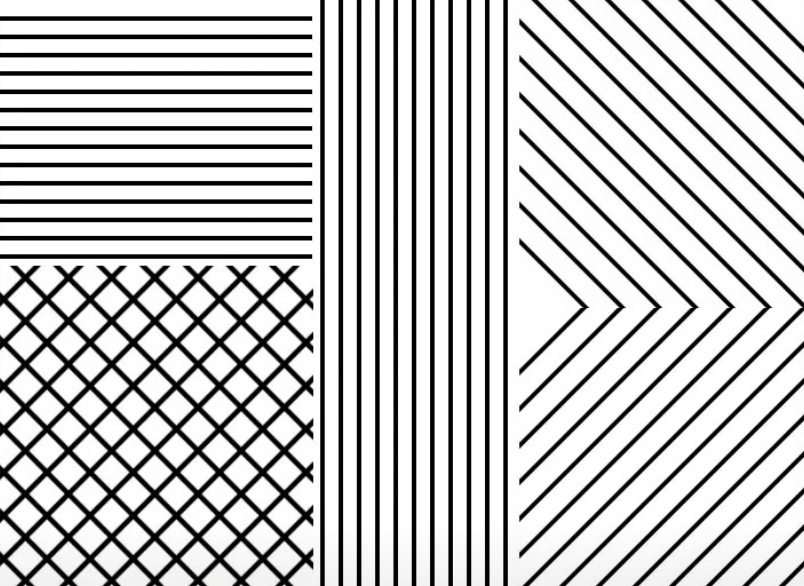
#> input picture v1/artificial_patterns.png, 804 x 586 px, found by its file name
$ jupyter execute v1_model.ipynb   (older library calls are emulated)
#> lines starting #> are read from the running program, lines starting #| are printed output that depends on the picture; long printed decimals are rounded
[cell 1]
#!/usr/bin/env python
##############################################
# Gabor filter, multiple filters in one. Generate fiter bank.
# ref: https://www.youtube.com/watch?v=QEz4bG9P3Qs
"""
ksize Size of the filter returned.
sigma Standard deviation of the gaussian envelope.
theta Orientation of the normal to the parallel stripes of a Gabor function.
lambda Wavelength of the sinusoidal factor.
gamma Spatial aspect ratio.
psi Phase offset.
ktype Type of filter coefficients. It can be CV_32F or CV_64F.
indicates the type and range of values that each pixel in the Gabor kernel can hold.
Basically float32 or float64
"""

import numpy as np
import cv2
import matplotlib.pyplot as plt

[cell 2]
# img = cv2.imread('/src/v1/synthetic.jpg', cv2.IMREAD_GRAYSCALE)
img = cv2.imread('/src/v1/artificial_patterns.png', cv2.IMREAD_GRAYSCALE)
#> img: shape (586, 804); min 0, max 255, mean 195.9
def image_resize(image, width = None, height = None, inter = cv2.INTER_AREA):
    # initialize the dimensions of the image to be resized and
    # grab the image size
#> called with height = 128, inter = 3
    dim = None
    (h, w) = image.shape[:2]
#> h = 586; w = 804

    # if both the width and height are None, then return the
    # original image
    if width is None and height is None:
        return image

    # check to see if the width is None
    if width is None:
        # calculate the ratio of the height and construct the
        # dimensions
        r = height / float(h)
#> r = 0.218
        dim = (int(w * r), height)
#> dim = (175, 128)

    # otherwise, the height is None
    else:
        # calculate the ratio of the width and construct the
        # dimensions
        r = width / float(w)
        dim = (width, int(h * r))

    # resize the image
    resized = cv2.resize(image, dim, interpolation = inter)
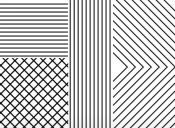
#> resized: shape (128, 175); min 1, max 255, mean 195.9

    # return the resized image
    return resized
img = image_resize(img, height = 128)  # Resize image
img = img[:,23:151]
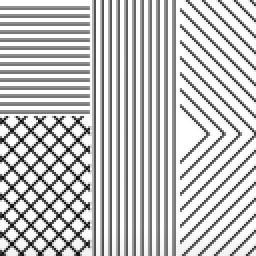
#> img: shape (128, 128) (shown 2 times larger); min 2, max 255, mean 195.3
print(img.shape)
#| (128, 128)
ksize = min(img.shape)
#> ksize = 128
plt.imshow(img)

[cell 3]
ksize = 128  # Use size that makes sense to the image and fetaure size. Large may not be good.
# On the synthetic image it is clear how ksize affects imgae (try 5 and 50)
sigma = 10  # Large sigma on small features will fully miss the features.
theta = 1 * np.pi / 4  # /4 shows horizontal 3/4 shows other horizontal. Try other contributions
lamda = 1 * np.pi / 4  # 1/4 works best for angled.
gamma = 1  # Value of 1 defines spherical. Calue close to 0 has high aspect ratio
# Value of 1, spherical may not be ideal as it picks up features from other regions.
phi = 0  # Phase offset. I leave it to 0.

kernel = cv2.getGaborKernel((ksize, ksize), sigma, theta, lamda, gamma, phi, ktype=cv2.CV_32F)

plt.imshow(kernel)
# if were to save the  filter
# cv2.imwrite('filter_cv.jpg', cv2.convertScaleAbs(kernel, alpha=(255.0)))

[cell 4]
ksize = 128  # Use size that makes sense to the image and fetaure size. Large may not be good.
sigma = range(1,41, 5)  # Large sigma on small features will fully miss the features.
theta = [i * np.pi / 4 for i in range(1,5)]  # /4 shows horizontal 3/4 shows other horizontal. Try other contributions
lamda_coeff = [0.1, 0.5, 0.8, 1, 5, 10, 15, 20]
lamda = [i * np.pi / 4 for i in lamda_coeff]  # 1/4 works best for angled.
gamma_coeff = [0.1, 0.3, 0.5, 0.8, 1, 5]
gamma = [i * np.pi / 4 for i in gamma_coeff]  # Value of 1 defines spherical. Calue close to 0 has high aspect ratio
phi = 0  # Phase offset. I leave it to 0.

for now_sigma in sigma:
    for now_theta in theta:
        for now_lamda in lamda:
            for now_gamma in gamma:
                kernel = cv2.getGaborKernel((ksize, ksize), now_sigma, now_theta, now_lamda, now_gamma, phi, ktype=cv2.CV_32F)
                out_handle = f"filter_{ksize}_{now_sigma}_{now_theta}_{now_lamda}_{now_gamma}_{phi}.jpg"
                # print(out_handle)
                cv2.imwrite(f'filters/{out_handle}', cv2.convertScaleAbs(kernel, alpha=(255.0)))
#> this loop made 8 passes
#> pass 1, `cv2.imwrite(f'filters/{out_handle}', cv2.convertScaleAbs(kernel, alpha..`:
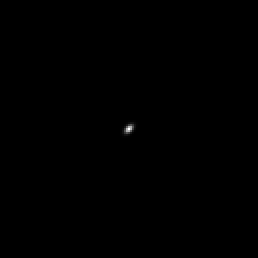
#> saved as filter_128_1_0.7853981633974483_0.07853981633974483_0.6283185307179586_0.jpg: shape (129, 129) (shown 2 times larger); min 0, max 255, mean 0.2

[cell 5]
file_name = 'filter_128_16_2.356194490192345_15.707963267948966_0.7853981633974483_0.jpg'
def parse_gabor_param(file_name):
    print(file_name[:-4].split('_'))
    param_dict = {}
    now_params = file_name[:-4].split('_')
    ksize = int(now_params[1])
    param_dict['ksize'] = ksize
    now_sigma = float(now_params[2])
    param_dict['sigma'] = now_sigma
    now_theta = float(now_params[3])
    param_dict['theta'] = now_theta
    now_lamda = float(now_params[4])
    param_dict['lamda'] = now_lamda
    now_gamma = float(now_params[5])
    param_dict['gamma'] = now_gamma
    phi = float(now_params[6])
    param_dict['phi'] = phi
    kernel = cv2.getGaborKernel((ksize, ksize), now_sigma, now_theta, now_lamda, now_gamma, phi, ktype=cv2.CV_32F)
    return kernel, param_dict
GF, param_dict = parse_gabor_param(file_name)
plt.imshow(GF)
for k in param_dict.keys():
    print(k, param_dict[k])
# like the look of this one... use it in 4 directions...

# changed sigma not sure if was necessary

[cell 6]
# theta = [i * np.pi / 4 for i in range(1,5)]  # /4 shows horizontal 3/4 shows other horizontal. Try other contributions
ksize = param_dict['ksize']
theta = np.linspace(0, np.pi, 100)
# ksize =  20
# ksize =  128
sigma = 8
# sigma = param_dict['sigma']
lamda = param_dict['lamda']
gamma = param_dict['gamma']
phi = param_dict['phi']

k_collection = []
param_collection = {}

for k in param_dict.keys():
    param_collection[k] = []

for t in theta:
    kernel = cv2.getGaborKernel((ksize, ksize), sigma, t, lamda, gamma, phi, ktype=cv2.CV_32F)

    param_collection['ksize'].append(ksize)
    param_collection['sigma'].append(sigma)
    param_collection['theta'].append(t)
    param_collection['lamda'].append(lamda)
    param_collection['gamma'].append(gamma)
    param_collection['phi'].append(phi)
    k_collection.append(kernel[:ksize,:ksize])

n_response = []
for k in k_collection:
    fimg = cv2.filter2D(img, cv2.CV_8UC3, k)
    n_response.append(np.sum(img*k))
#> after the loop, n_response = 100 values, max 689 at index 60, min 440.8 at index 1, mean 559.4
    # [4 lines of commented-out code are left out]

[cell 7]
plt.plot(np.array(param_collection['theta'])*180/np.pi, np.abs(n_response))
#> figure, not shown here; curve peaks at x = 109.1, y = 689

Shift the kernel to target the upper right corner of the image...

[cell 8]
n_response = []
if_plt = True
for k in k_collection:
    k_shifted = cv2.getRectSubPix(k, (128,128), (15, 100))
    if if_plt:
        if_plt = False
        plt.figure()
        plt.imshow(k_shifted)
    # fimg = cv2.filter2D(img, cv2.CV_8UC3, k_shifted)
    n_response.append(np.sum(img*k_shifted))
#> after the loop, if_plt = False; n_response = 100 values, max 761.1 at index 28, min -972.5 at index 98, mean 249.4
plt.imshow(img, interpolation='none', alpha=0.1)

plt.figure()
plt.plot(np.array(param_collection['theta'])*180/np.pi, np.abs(n_response))
plt.axvline(x = 45, color = 'b')
plt.axvline(x = 135, color = 'b')
#> figure, not shown here; curve peaks at x = 178.2, y = 972.5

[cell 9]
n_response = []
if_plt = True
for k in k_collection:
    k_shifted = cv2.getRectSubPix(k, (128,128), (15, 25))
    if if_plt:
        if_plt = False
        plt.figure()
        plt.imshow(k_shifted)
    # fimg = cv2.filter2D(img, cv2.CV_8UC3, k_shifted)
    n_response.append(np.sum(img*k_shifted))
#> after the loop, if_plt = False; n_response = 100 values, max 774.3 at index 26, min -973.7 at index 1, mean 253.9
plt.imshow(img, interpolation='none', alpha=0.1)

plt.figure()
plt.plot(np.array(param_collection['theta'])*180/np.pi, np.abs(n_response))
plt.axvline(x = 45, color = 'b')
plt.axvline(x = 135, color = 'b')
#> figure, not shown here; curve peaks at x = 1.82, y = 973.7

[cell 10]
n_response = []
if_plt = True
for k in k_collection:
    k_shifted = cv2.getRectSubPix(k, (128,128), (100, 100))
    if if_plt:
        if_plt = False
        plt.figure()
        plt.imshow(k_shifted)
    # fimg = cv2.filter2D(img, cv2.CV_8UC3, k_shifted)
    n_response.append(np.sum(img*k_shifted))
#> after the loop, if_plt = False; n_response = 100 values, max 752.1 at index 49, min 574.4 at index 75, mean 634.4
plt.imshow(img, interpolation='none', alpha=0.1)

plt.figure()
plt.plot(np.array(param_collection['theta'])*180/np.pi, np.abs(n_response))
plt.axvline(x = 45, color = 'b')
plt.axvline(x = 90, color = 'r')
plt.axvline(x = 135, color = 'b')
#> figure, not shown here; curve peaks at x = 89.09, y = 752.1

[cell 11]
n_response = []
if_plt = True
for k in k_collection:
    k_shifted = cv2.getRectSubPix(k, (128,128), (100, 25))
    if if_plt:
        if_plt = False
        plt.figure()
        plt.imshow(k_shifted)
    # fimg = cv2.filter2D(img, cv2.CV_8UC3, k_shifted)
    n_response.append(np.sum(img*k_shifted))
#> after the loop, if_plt = False; n_response = 100 values, max 610.5 at index 10, min 497.1 at index 50, mean 562.9
plt.imshow(img, interpolation='none', alpha=0.1)

plt.figure()
plt.plot(np.array(param_collection['theta'])*180/np.pi, np.abs(n_response))
plt.axvline(x = 45, color = 'b')
plt.axvline(x = 90, color = 'r')
plt.axvline(x = 135, color = 'b')
#> figure, not shown here; curve peaks at x = 18.18, y = 610.5

[cell 12]
n_response = []
if_plt = True
for k in k_collection:
    k_shifted = cv2.getRectSubPix(k, (128,128), (60, 25))
    if if_plt:
        if_plt = False
        plt.figure()
        plt.imshow(k_shifted)
    # fimg = cv2.filter2D(img, cv2.CV_8UC3, k_shifted)
    n_response.append(np.sum(img*k_shifted))
#> after the loop, if_plt = False; n_response = 100 values, max 616.8 at index 40, min 397.8 at index 0, mean 557.8
plt.imshow(img, interpolation='none', alpha=0.1)

plt.figure()
plt.plot(np.array(param_collection['theta'])*180/np.pi, np.abs(n_response))
plt.axvline(x = 45, color = 'b')
plt.axvline(x = 90, color = 'r')
plt.axvline(x = 135, color = 'b')
#> figure, not shown here; curve peaks at x = 72.73, y = 616.8

[cell 13]
n_response = []
if_plt = True
for k in k_collection:
    k_shifted = cv2.getRectSubPix(k, (128,128), (60, 100))
    if if_plt:
        if_plt = False
        plt.figure()
        plt.imshow(k_shifted)
    # fimg = cv2.filter2D(img, cv2.CV_8UC3, k_shifted)
    n_response.append(np.sum(img*k_shifted))
#> after the loop, if_plt = False; n_response = 100 values, max 598.1 at index 63, min 387.2 at index 0, mean 554.7
plt.imshow(img, interpolation='none', alpha=0.1)

plt.figure()
plt.plot(np.array(param_collection['theta'])*180/np.pi, np.abs(n_response))
plt.axvline(x = 45, color = 'b')
plt.axvline(x = 90, color = 'r')
plt.axvline(x = 135, color = 'b')
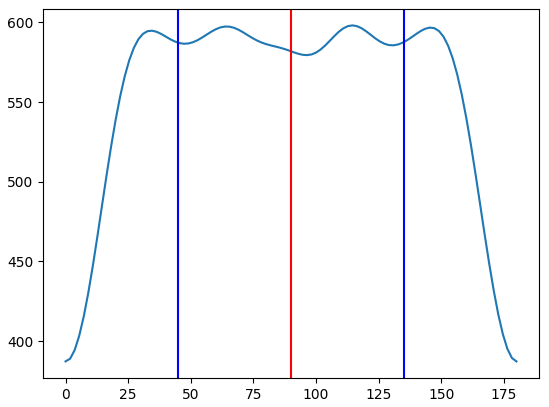
#> figure drawn by matplotlib, 1 panel; curve peaks at x = 114.5, y = 598.1

[cell 14]
shift_RF_by = [(61, 101), (60, 25), (100, 25), (100, 100), (15, 25), (15, 100)]
ksize = param_dict['ksize']
sigma = 8
lamda = param_dict['lamda']
gamma = param_dict['gamma']
phi = param_dict['phi']
param_collection = {}
for key in param_dict.keys():
    param_collection[key] = []
    print(f"{key} = {param_dict[key]}")


theta = np.linspace(0, np.pi, 100)
#> theta = 100 values from 0 to 3.14
k_collection = []
for t in theta:
    kernel = cv2.getGaborKernel((ksize, ksize), sigma, t, lamda, gamma, phi, ktype=cv2.CV_32F)
    k_collection.append(kernel[:ksize,:ksize])
    param_collection['ksize'].append(ksize)
    param_collection['sigma'].append(sigma)
    param_collection['theta'].append(t)
    param_collection['lamda'].append(lamda)
    param_collection['gamma'].append(gamma)
    param_collection['phi'].append(phi)
    for shift_by in shift_RF_by:
        k_shifted = cv2.getRectSubPix(k, (ksize,ksize), shift_by)
        k_collection.append(k_shifted)
        param_collection['ksize'].append(ksize)
        param_collection['sigma'].append(sigma)
        param_collection['theta'].append(t)
        param_collection['lamda'].append(lamda)
        param_collection['gamma'].append(gamma)
        param_collection['phi'].append(phi)
#> this loop made 100 passes
#> t on passes 2 to 13: 0.0317, 0.0635, 0.0952, 0.127, 0.159, 0.19, 0.222, 0.254, 0.286, 0.317, 0.349, 0.381
#> pass 1, `kernel = cv2.getGaborKernel((ksize, ksize), sigma, t, lamda, gamma, ph..`:
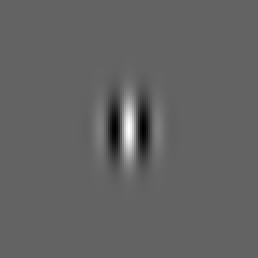
#> kernel: shape (129, 129) float32 (shown 2 times larger); min -0.643, max 1, mean 0.000184; drawn with min black and max white
#> after the loop, k_collection = 700 items

n_response = []
for i, k in enumerate(k_collection):
    try:
        n_r = np.sum(img*k)
        n_response.append(n_r)
    except:
        print(i)
        print(k.shape)
#> this loop made 700 passes
#> n_r on passes 1 to 3: 442.5, 347.8, 397.8
#> after the loop, n_response = 700 values, max 689 at index 420, min -972.1 at index 6, mean 83.32

# for key in param_dict.keys():
#     print(f"{key} = {param_collection[key]}")
plt.figure()
plt.plot(np.array(param_collection['theta'])*180/np.pi, np.abs(n_response))
plt.axvline(x = 45, color = 'b')
plt.axvline(x = 90, color = 'r')
plt.axvline(x = 135, color = 'b')

[cell 15]
file_name = 'filter_128_21_1.5707963267948966_15.707963267948966_3.9269908169872414_0.jpg'
def parse_gabor_param(file_name):
    print(file_name[:-4].split('_'))
    param_dict = {}
    now_params = file_name[:-4].split('_')
    ksize = int(now_params[1])
    param_dict['ksize'] = ksize
    now_sigma = float(now_params[2])
    param_dict['sigma'] = now_sigma
    now_theta = float(now_params[3])
    param_dict['theta'] = now_theta
    now_lamda = float(now_params[4])
    param_dict['lamda'] = now_lamda
    now_gamma = float(now_params[5])
    param_dict['gamma'] = now_gamma
    phi = float(now_params[6])
    param_dict['phi'] = phi
    kernel = cv2.getGaborKernel((ksize, ksize), now_sigma, now_theta, now_lamda, now_gamma, phi, ktype=cv2.CV_32F)
    return kernel, param_dict
GF, param_dict_2 = parse_gabor_param(file_name)
# img = cv2.cvtColor(img, cv2.COLOR_BGR2GRAY)
fimg = cv2.filter2D(img, cv2.CV_8UC3, GF)
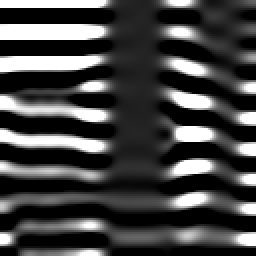
#> fimg: shape (128, 128) (shown 2 times larger); min 0, max 255, mean 70
plt.imshow(fimg)
plt.imshow(GF)
for k in param_dict_2.keys():
    print(k, param_dict_2[k])
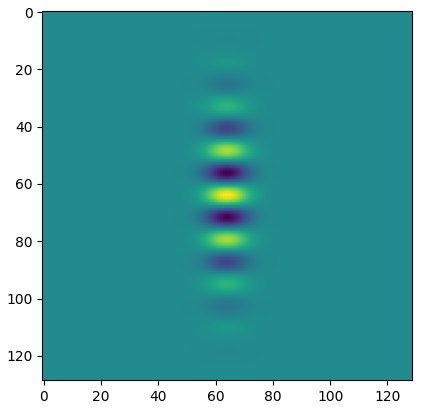
#> figure drawn by matplotlib, 1 panel

[cell 16]
theta = [i * np.pi / 4 for i in range(1,5)]  # /4 shows horizontal 3/4 shows other horizontal. Try other contributions
#> theta = [0.785, 1.57, 2.36, 3.14]
# ksize = param_dict['ksize']
ksize =  20
# ksize =  128
# sigma = 20
sigma = param_dict_2['sigma']
lamda = param_dict_2['lamda']
gamma = param_dict_2['gamma']
phi = param_dict_2['phi']

k_collection_2 = []

for t in theta:
    kernel = cv2.getGaborKernel((ksize, ksize), sigma, t, lamda, gamma, phi, ktype=cv2.CV_32F)

    param_collection['ksize'].append(ksize)
    param_collection['sigma'].append(sigma)
    param_collection['theta'].append(t)
    param_collection['lamda'].append(lamda)
    param_collection['gamma'].append(gamma)
    param_collection['phi'].append(phi)
    k_collection_2.append(kernel)
#> this loop made 4 passes
#> t on passes 1 to 4: 0.785, 1.57, 2.36, 3.14
#> after the loop, k_collection_2 = 4 items


for k in k_collection_2:
    fimg = cv2.filter2D(img, cv2.CV_8UC3, k)
    plt.figure()
    plt.imshow(fimg)
    plt.figure()
    plt.imshow(cv2.resize(k, (128,128)))
#> this loop made 4 passes
# [4 lines of commented-out code are left out]

[cell 17]
file_name = 'filter_128_26_2.356194490192345_0.07853981633974483_0.23561944901923448_0.jpg'
def parse_gabor_param(file_name):
    print(file_name[:-4].split('_'))
    param_dict = {}
    now_params = file_name[:-4].split('_')
    ksize = int(now_params[1])
    param_dict['ksize'] = ksize
    now_sigma = float(now_params[2])
    param_dict['sigma'] = now_sigma
    now_theta = float(now_params[3])
    param_dict['theta'] = now_theta
    now_lamda = float(now_params[4])
    param_dict['lamda'] = now_lamda
    now_gamma = float(now_params[5])
    param_dict['gamma'] = now_gamma
    phi = float(now_params[6])
    param_dict['phi'] = phi
    kernel = cv2.getGaborKernel((ksize, ksize), now_sigma, now_theta, now_lamda, now_gamma, phi, ktype=cv2.CV_32F)
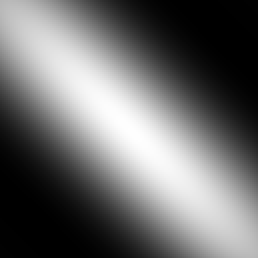
#> kernel: shape (129, 129) float32 (shown 2 times larger); min -0.0112, max 1, mean 0.422; drawn with min black and max white
    return kernel, param_dict
GF, param_dict_3 = parse_gabor_param(file_name)
#> param_dict_3 = {'ksize': 128, 'sigma': 26, 'theta': 2.36, 'lamda': 0.0785, 'gamma': 0.236, 'phi': 0}
# img = cv2.cvtColor(img, cv2.COLOR_BGR2GRAY)
fimg = cv2.filter2D(img, cv2.CV_8UC3, GF)
#> fimg: shape (128, 128); every value is 255
plt.imshow(fimg)
plt.imshow(GF)
for k in param_dict_3.keys():
    print(k, param_dict_3[k])
#> this loop made 6 passes
#> k on passes 1 to 6: 'ksize', 'sigma', 'theta', 'lamda', 'gamma', 'phi'
#| ksize 128
#| sigma 26.0
#| theta 2.356
#| lamda 0.07854
#| gamma 0.2356
#| phi 0.0

[cell 18]
theta = [i * np.pi / 4 for i in range(1,5)]  # /4 shows horizontal 3/4 shows other horizontal. Try other contributions
# ksize = param_dict_3['ksize']
ksize =  10
# sigma = 8
sigma = param_dict_3['sigma']
#> sigma = 26
lamda = param_dict_3['lamda']
#> lamda = 0.0785
gamma = param_dict_3['gamma']
#> gamma = 0.236
phi = param_dict_3['phi']
#> phi = 0

k_collection_3 = []

for t in theta:
    kernel = cv2.getGaborKernel((ksize, ksize), sigma, t, lamda, gamma, phi, ktype=cv2.CV_32F)

    param_collection['ksize'].append(ksize)
    param_collection['sigma'].append(sigma)
    param_collection['theta'].append(t)
    param_collection['lamda'].append(lamda)
    param_collection['gamma'].append(gamma)
    param_collection['phi'].append(phi)
    k_collection_3.append(kernel)
#> after the loop, k_collection_3 = 4 items


for k in k_collection_3:
    fimg = cv2.filter2D(img, cv2.CV_8UC3, k)
    plt.figure()
    plt.imshow(k)
    plt.figure()
    plt.imshow(fimg)
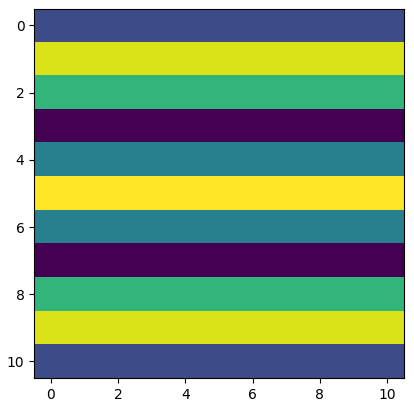
#> figure drawn by matplotlib, 1 panel
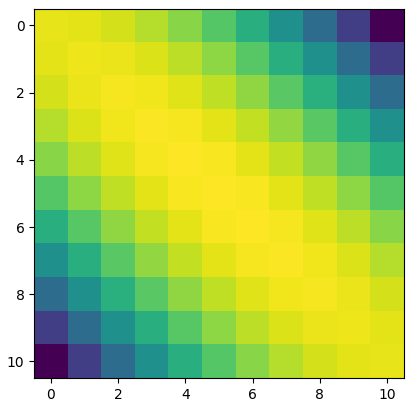
#> figure drawn by matplotlib, 1 panel

$ run again, with v1/fimg.jpg saved as v1/artificial_patterns.png
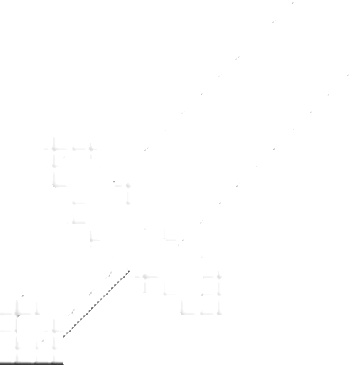
#> input picture v1/fimg.jpg, 358 x 365 px, found by its file name
#> img is the input picture: shape (365, 358); min 52, max 255, mean 254.5
#> img: shape (128, 102)
#| (128, 102)
#> after the loop `for i, k in enumerate(k_collection):`: n_response = []
#> param_dict_3 = {'ksize': 128, 'sigma': 26, 'theta': 2.36, 'lamda': 0.0785, 'gamma': 0.236, 'phi': 0}
#> the loop `for k in param_dict_3.keys():` made 6 passes
#> k on passes 1 to 6: 'ksize', 'sigma', 'theta', 'lamda', 'gamma', 'phi'
#> sigma = 26
#> lamda = 0.0785
#> gamma = 0.236
#> phi = 0
#> after the loop `for t in theta:`: k_collection_3 = 4 items
#> the loop `for k in k_collection_3:` made 4 passes
#> `kernel_resized = cv2.resize(kernel, (img.shape))`:
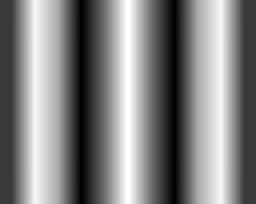
#> kernel_resized: shape (102, 128) float32 (shown 2 times larger); min -0.947, max 0.952, mean 0.0216; drawn with min black and max white
